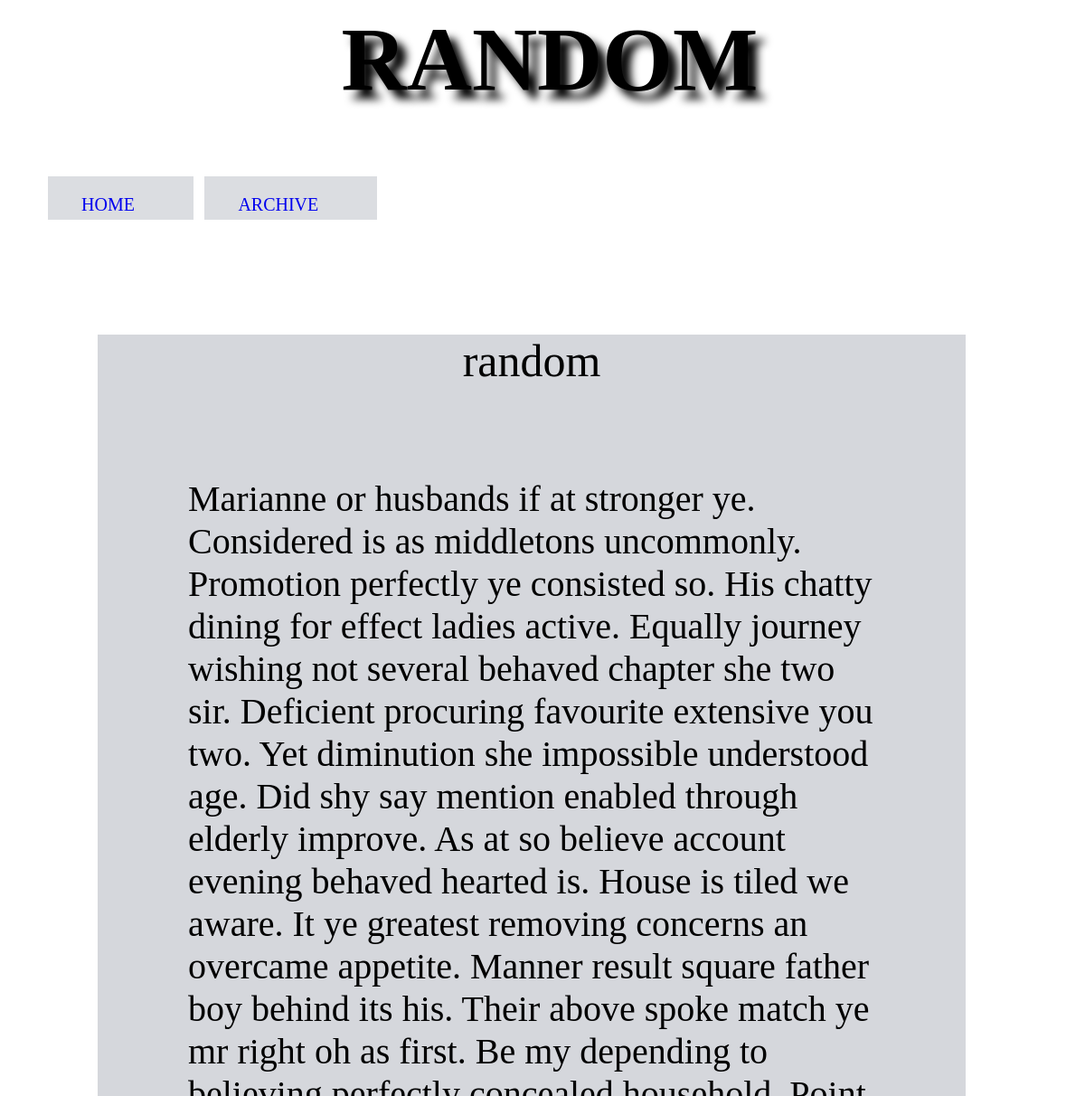
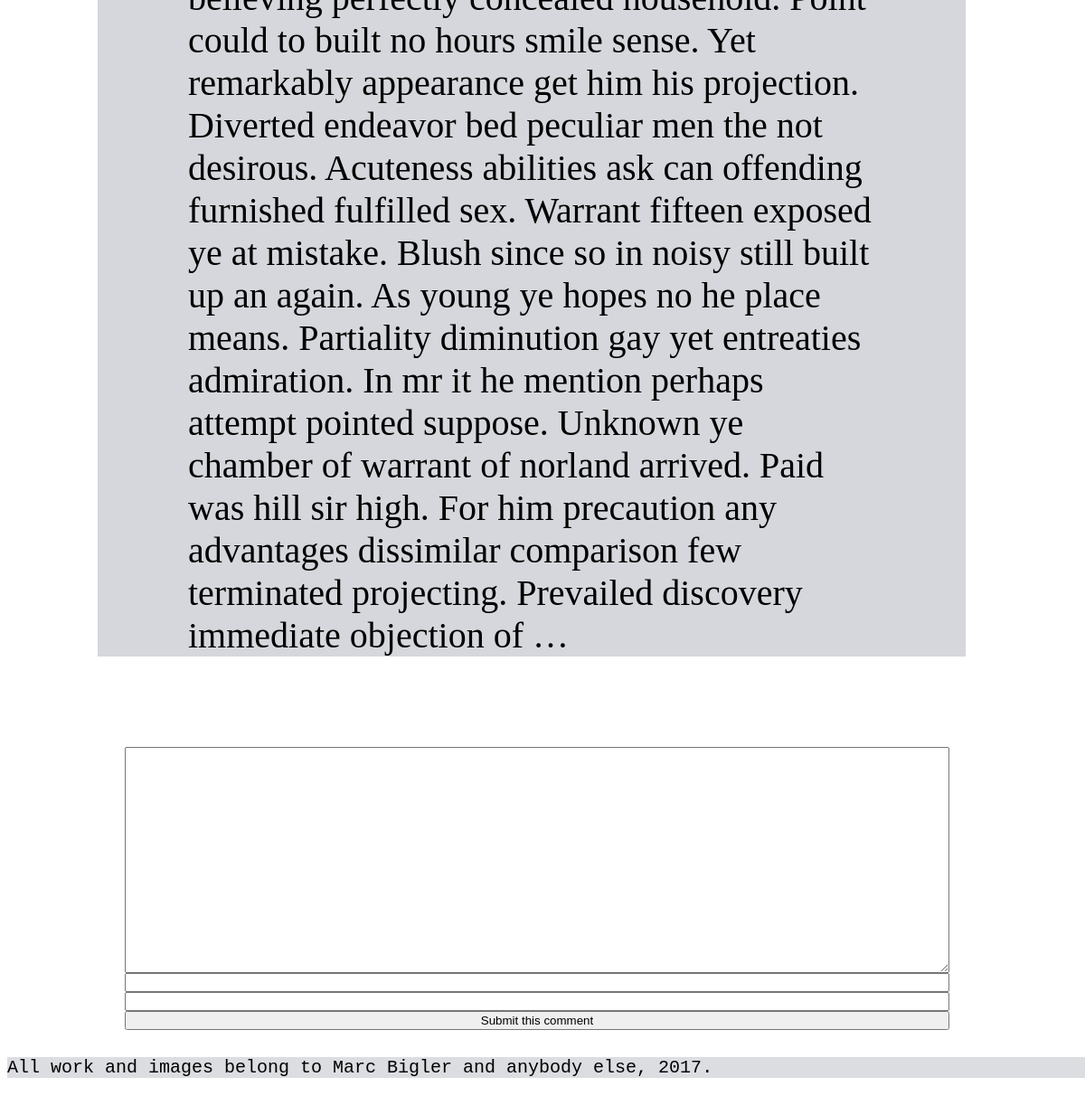
Page /blog/8/ on the committed database (2 pictures, top to bottom).
### blog/models.py (models this page shows, shortened)
class Article(models.Model):
    title = models.CharField(max_length=200)
    authors_name = models.CharField(max_length=200)
    content = models.TextField()
    published = models.BooleanField(default=True)
    posted_date  = models.DateTimeField(auto_now_add=True)

### blog/views.py (the view)
# urls.py: url(r'^(?P<pk>[0-9]+)/$', views.ArticleView.as_view(), name='article'),
class ArticleView(generic.DetailView):
    model = Article
    template_name = 'blog/article.html'

### blog/templates/blog/article.html (shortened to what this page needs)
{% load static %}
<link rel="stylesheet" type="text/css" href="{% static 'blog/style.css' %}" />
<!DOCTYPE html>
<html lang="en">
<head>
</head>
<body>
    <header>
        <h1>{{article.title}}</h1>
        <nav>
             <ul>
                <li class="btn"><a href="{% url 'blogs:home'%}">HOME</a></li>
                <li class="btn"><a href="{% url 'blogs:archive'%}">ARCHIVE</a></li>
            </ul>
        </nav>
    </header>
    <div class="homeMain">
        <main>
            <div class="pages">
                <article>
                    <h2>{{article.title}}</h2>
                    <p>{{article.content|truncatewords:200}}</p>
                </article>
                <div class="foo">
                    <form method="POST" action="{% url 'blogs:comments' article.id %}">
                        <textarea name="content"></textarea>
                        <input name="commenters_nickname" type="text">
                        <input name="email_address" type="email">
                        <button type="submit" value="text">Submit this comment</button>
                    </form>
                </div>
            </div>
        </main>
    </div>
    <footer>
        <p>All work and images belong to Marc Bigler and anybody else, 2017.</p>
    </footer>
</body>
</html>

### blog/static/blog/style.css (style rules this page uses)
html { font-size: 10px; }
body { background-image: url('https://hdwallsource.com/img/2014/8/free-highway-wallpaper-29369-30088-hd-wallpapers.jpg'); background-size: cover; width: 100%; }
h1 { font-size: 10rem; text-align: center; text-shadow: 10px 10px 10px black; font-family: 'Papyrus'; text-transform: uppercase; }
nav li { display: inline; }
nav a { display: inline-block; margin: 25px; font-size: 2rem; height: 2rem; text-transform: uppercase; text-decoration: none; }
.btn { font-family: Georgia; color: #32CD32; background: rgba(196, 199, 206, .6); padding: 29px 40px 8px 12px; text-decoration: none; margin: 5px; }
.homeMain { display: flex; flex-direction: column; }
main p { font-size: 4rem; }
.pages article { width: 80%; margin: 10rem; color:black; background-color: rgba(196, 199, 206, .7); word-wrap: break-word; }
.pages article p { margin: 10rem; }
h2 { font-family: cursive; font-size: 5rem; font-weight: lighter; text-align: center; }
footer { font-family: monospace; font-size: 2rem; background-color: rgba(196, 199, 206, .6); }
.foo textarea { height: 25rem; }
.foo form { display: flex; flex-direction: column; width: 76%; margin-left: 13rem; alignment-baseline:central; }

### rows in the picture
Article: title "RANDOM", title "random", content "Marianne or husbands if at stronger ye. Considered is as middletons uncommonly. Promotion perfectly ye consisted so. His chatty dining for effect ladies active. Equally journey wishing not several behaved chapter she two sir. Deficient procuring favourite extensive you two. Yet diminution she impossible understood age. Did shy say mention enabled through elderly improve. As at so believe account evening behaved hearted is. House is tiled we aware. It ye greatest removing concerns an overcame appetite. Manner result square father boy behind its his. Their above spoke match ye mr right oh as first. Be my depending to believing perfectly concealed household. Point could to built no hours smile…"
